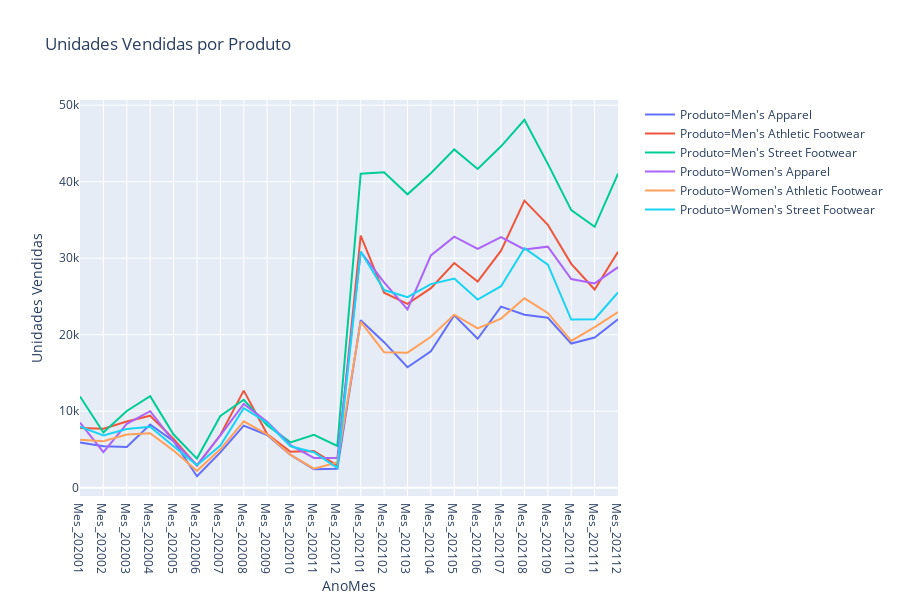

This figure's notebook cell:
### Code cell
# Visualização

fig = px.line(df_produtos, x = 'AnoMes', y = df_produtos[df_produtos.columns[2]], color = 'Produto',
               title = 'Unidades Vendidas por Produto')
fig.show()

### Figure 1 — Plotly figure (JSON) as saved in the notebook; plotly's stock layout.template omitted (floating-point values rounded to 4 significant figures)
{"data": [{"hoverlabel": {"namelength": 0}, "hovertemplate": "Produto=Men's Apparel<br>AnoMes=%{x}<br>Unidades Vendidas=%{y}", "legendgroup": "Produto=Men's Apparel", "line": {"color": "#636efa", "dash": "solid"}, "mode": "lines", "name": "Produto=Men's Apparel", "showlegend": true, "type": "scatter", "x": ["Mes_202001", "Mes_202002", "Mes_202003", "Mes_202004", "Mes_202005", "Mes_202006", "Mes_202007", "Mes_202008", "Mes_202009", "Mes_202010", "Mes_202011", "Mes_202012", "Mes_202101", "Mes_202102", "Mes_202103", "Mes_202104", "Mes_202105", "Mes_202106", "Mes_202107", "Mes_202108", "Mes_202109", "Mes_202110", "Mes_202111", "Mes_202112"], "xaxis": "x", "y": [5902, 5400, 5320, 8258, 6064, 1499, 4609, 8110, 6888, 4284, 2420, 2473, 21895, 19023, 15742, 17821, 22533, 19460, 23665, 22603, 22219, 18837, 19631, 22027], "yaxis": "y"}, {"hoverlabel": {"namelength": 0}, "hovertemplate": "Produto=Men's Athletic Footwear<br>AnoMes=%{x}<br>Unidades Vendidas=%{y}", "legendgroup": "Produto=Men's Athletic Footwear", "line": {"color": "#EF553B", "dash": "solid"}, "mode": "lines", "name": "Produto=Men's Athletic Footwear", "showlegend": true, "type": "scatter", "x": ["Mes_202001", "Mes_202002", "Mes_202003", "Mes_202004", "Mes_202005", "Mes_202006", "Mes_202007", "Mes_202008", "Mes_202009", "Mes_202010", "Mes_202011", "Mes_202012", "Mes_202101", "Mes_202102", "Mes_202103", "Mes_202104", "Mes_202105", "Mes_202106", "Mes_202107", "Mes_202108", "Mes_202109", "Mes_202110", "Mes_202111", "Mes_202112"], "xaxis": "x", "y": [7791, 7694, 8652, 9410, 6372, 2880, 6881, 12685, 7004, 4704, 4805, 2882, 32946, 25482, 24032, 26082, 29368, 26952, 30992, 37521, 34374, 29266, 25902, 30849], "yaxis": "y"}, {"hoverlabel": {"namelength": 0}, "hovertemplate": "Produto=Men's Street Footwear<br>AnoMes=%{x}<br>Unidades Vendidas=%{y}", "legendgroup": "Produto=Men's Street Footwear", "line": {"color": "#00cc96", "dash": "solid"}, "mode": "lines", "name": "Produto=Men's Street Footwear", "showlegend": true, "type": "scatter", "x": ["Mes_202001", "Mes_202002", "Mes_202003", "Mes_202004", "Mes_202005", "Mes_202006", "Mes_202007", "Mes_202008", "Mes_202009", "Mes_202010", "Mes_202011", "Mes_202012", "Mes_202101", "Mes_202102", "Mes_202103", "Mes_202104", "Mes_202105", "Mes_202106", "Mes_202107", "Mes_202108", "Mes_202109", "Mes_202110", "Mes_202111", "Mes_202112"], "xaxis": "x", "y": [11919, 7205, 10022, 11960, 6949, 3800, 9368, 11492, 8163, 5921, 6921, 5466, 41055, 41223, 38352, 41112, 44221, 41675, 44625, 48094, 42335, 36279, 34104, 41059], "yaxis": "y"}, {"hoverlabel": {"namelength": 0}, "hovertemplate": "Produto=Women's Apparel<br>AnoMes=%{x}<br>Unidades Vendidas=%{y}", "legendgroup": "Produto=Women's Apparel", "line": {"color": "#ab63fa", "dash": "solid"}, "mode": "lines", "name": "Produto=Women's Apparel", "showlegend": true, "type": "scatter", "x": ["Mes_202001", "Mes_202002", "Mes_202003", "Mes_202004", "Mes_202005", "Mes_202006", "Mes_202007", "Mes_202008", "Mes_202009", "Mes_202010", "Mes_202011", "Mes_202012", "Mes_202101", "Mes_202102", "Mes_202103", "Mes_202104", "Mes_202105", "Mes_202106", "Mes_202107", "Mes_202108", "Mes_202109", "Mes_202110", "Mes_202111", "Mes_202112"], "xaxis": "x", "y": [8489, 4641, 8348, 9995, 6057, 2948, 6849, 10955, 8603, 5569, 3888, 3866, 30823, 26838, 23298, 30369, 32817, 31230, 32759, 31150, 31510, 27285, 26710, 28830], "yaxis": "y"}, {"hoverlabel": {"namelength": 0}, "hovertemplate": "Produto=Women's Athletic Footwear<br>AnoMes=%{x}<br>Unidades Vendidas=%{y}", "legendgroup": "Produto=Women's Athletic Footwear", "line": {"color": "#FFA15A", "dash": "solid"}, "mode": "lines", "name": "Produto=Women's Athletic Footwear", "showlegend": true, "type": "scatter", "x": ["Mes_202001", "Mes_202002", "Mes_202003", "Mes_202004", "Mes_202005", "Mes_202006", "Mes_202007", "Mes_202008", "Mes_202009", "Mes_202010", "Mes_202011", "Mes_202012", "Mes_202101", "Mes_202102", "Mes_202103", "Mes_202104", "Mes_202105", "Mes_202106", "Mes_202107", "Mes_202108", "Mes_202109", "Mes_202110", "Mes_202111", "Mes_202112"], "xaxis": "x", "y": [6261, 6071, 6955, 7125, 4844, 2202, 5017, 8670, 6975, 4280, 2482, 3295, 21703, 17710, 17650, 19719, 22623, 20828, 22101, 24749, 22841, 19194, 20984, 22957], "yaxis": "y"}, {"hoverlabel": {"namelength": 0}, "hovertemplate": "Produto=Women's Street Footwear<br>AnoMes=%{x}<br>Unidades Vendidas=%{y}", "legendgroup": "Produto=Women's Street Footwear", "line": {"color": "#19d3f3", "dash": "solid"}, "mode": "lines", "name": "Produto=Women's Street Footwear", "showlegend": true, "type": "scatter", "x": ["Mes_202001", "Mes_202002", "Mes_202003", "Mes_202004", "Mes_202005", "Mes_202006", "Mes_202007", "Mes_202008", "Mes_202009", "Mes_202010", "Mes_202011", "Mes_202012", "Mes_202101", "Mes_202102", "Mes_202103", "Mes_202104", "Mes_202105", "Mes_202106", "Mes_202107", "Mes_202108", "Mes_202109", "Mes_202110", "Mes_202111", "Mes_202112"], "xaxis": "x", "y": [7971, 6835, 7675, 7961, 5419, 2940, 5495, 10395, 8492, 5409, 4636, 2563, 30877, 25837, 24914, 26614, 27338, 24600, 26339, 31297, 29146, 21973, 22019, 25524], "yaxis": "y"}], "layout": {"height": 600, "legend": {"tracegroupgap": 0}, "title": {"text": "Unidades Vendidas por Produto"}, "xaxis": {"anchor": "y", "domain": [0, 0.98], "title": {"text": "AnoMes"}}, "yaxis": {"anchor": "x", "domain": [0, 1], "title": {"text": "Unidades Vendidas"}}}}
